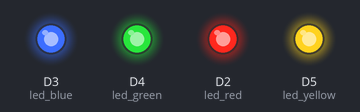
Recording of a sketch running on a simulated ESP8266 (NodeMCU). On the bench: output pins drawn as LEDs (lit = HIGH).

Above: at 1.0 s.
At 3.0 s:
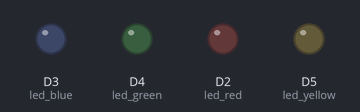
Timing chart, 0 to 5.2 s (numbered marks = the images above):
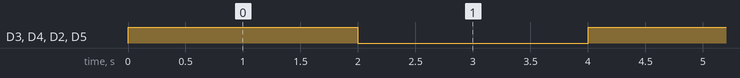

The sketch:

03._led_all_blink.ino
```cpp
/******************************************************************************************
 * FileName     : 03._led_all_blink
 * Description  : 모든 LED를 켰다 껐다 해 보기
 * Author       : 오경석
 * Created Date : 2023.10.24
 * Reference    :
 * Modified     : 2024.03.22 : PEJ : 주석 수정
******************************************************************************************/


// global variable
int led_red = D2;                        // 빨강 LED 핀 지정
int led_blue = D3;                       // 파랑 LED 핀 지정
int led_green = D4;                      // 초록 LED 핀 지정
int led_yellow = D5;                     // 노랑 LED 핀 지정


// setup
void setup() {
  pinMode(led_red, OUTPUT);              // 빨강 LED를 출력 모드로 설정
  pinMode(led_blue, OUTPUT);             // 파랑 LED를 출력 모드로 설정
  pinMode(led_green, OUTPUT);            // 초록 LED를 출력 모드로 설정
  pinMode(led_yellow, OUTPUT);           // 노랑 LED를 출력 모드로 설정
}


// main loop
void loop() {
  digitalWrite(led_red, HIGH);           // 빨강 LED 켜기
  digitalWrite(led_blue, HIGH);          // 파랑 LED 켜기
  digitalWrite(led_green, HIGH);         // 초록 LED 켜기
  digitalWrite(led_yellow, HIGH);        // 노랑 LED 켜기
  delay(2000);                           // 2초 기다리기

  digitalWrite(led_red, LOW);            // 빨강 LED 끄기
  digitalWrite(led_blue, LOW);           // 파랑 LED 끄기
  digitalWrite(led_green, LOW);          // 초록 LED 끄기
  digitalWrite(led_yellow, LOW);         // 노랑 LED 끄기
  delay(2000);                           // 2초 기다리기
}


//==========================================================================================
//
// (주)한국공학기술연구원 http://et.ketri.re.kr
//
//==========================================================================================
```

Measured:
- by itself, D3 (led_blue), D4 (led_green), D2 (led_red), D5 (led_yellow): alternates HIGH for 2.0 s and LOW for 2.0 s
